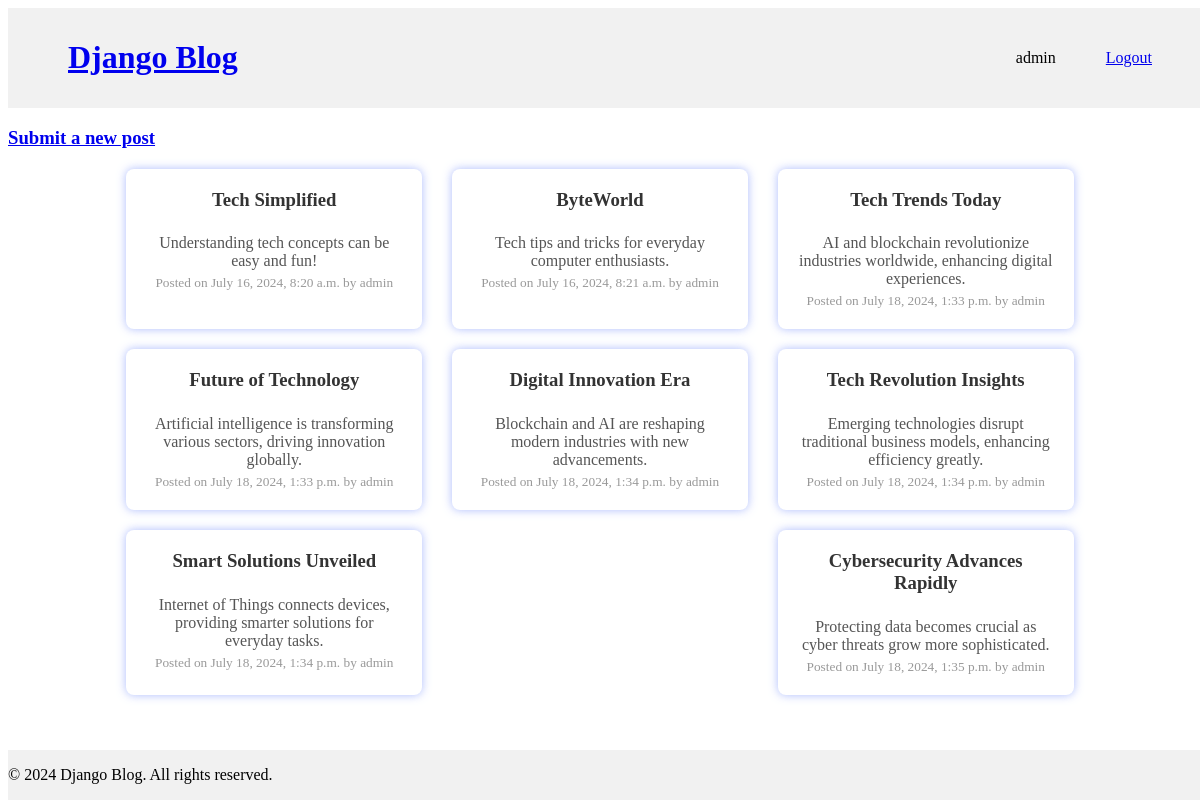
/blogs/ (signed in), run on the app's committed database.
### blogs/models.py (models this page shows, shortened)
class Post(models.Model):
    user = models.ForeignKey(User, on_delete=models.CASCADE)
    title = models.CharField(max_length=100)
    content = models.TextField()
    date_posted = models.DateTimeField(default=timezone.now)

### blogs/views.py (the view)
# urls.py: path("", views.blog, name='blog'),
@login_required
def blog(request):
    form = PostForm(request.POST)
    posts = Post.objects.filter(user=request.user)
    for post in posts:
        post.content = post.content[:100] + '...' if len(post.content) > 100 else post.content
    return render(request, "blogs/blogs.html", {"form": form, "posts": posts})

### blogs/templates/blogs/blogs.html (shortened to what this page needs)
{% load static %}
<!DOCTYPE html>
<html lang="en">
<head>
    <link rel="stylesheet" href="{% static 'blogs/blogs.css' %}">
</head>
<body>
    {% include 'header.html' %}
    <div class="submitPost">
        <h3>
            <a href={% url 'submitPost' %}>Submit a new post </a>
        </h3>
    </div>
    <div class="posts-container">
        {% for post in posts %}
            <div class="post" data-url="{% url 'detailPost' post.pk %}">
                <h3>{{ post.title }}</h3>
                <p>{{ post.content }}</p>
                <small>Posted on {{ post.date_posted }} by {{ post.user.username }}</small>
            </div>
        {% empty %}
            <p class="no-posts">There no is post yet </p>
        {% endfor %}
    </div>
    {% include 'footer.html' %}
</body>
</html>

### templates/header.html (shortened to what this page needs)
<header>
    <div class="left-section">
        <a href="{% url 'home' %}">
            <h1>Django Blog</h1>
        </a>
    </div>
    {% if request.disable_login != True %}
        <div class="right-section">
            {% if user.is_authenticated %}
                <span class="username">{{ user.username }}</span>
                <a href="{% url 'logout' %}">Logout</a>
            {% else %}
                <a href="{% url 'authentication' %}">Login</a>
            {% endif %}
        </div>
    {% endif %}
</header>

### blogs/static/blogs/blogs.css (style rules this page uses)
.posts-container { width: 80%; margin: 20px auto; display: flex; flex-wrap: wrap; gap: 20px; justify-content: space-between; }
.post { cursor: pointer; background-color: #fff; border-radius: 8px; box-shadow: 0 0 10px rgba(153, 171, 253, 0.8); padding: 20px; width: calc(33.33% - 20px); box-sizing: border-box; display: flex; flex-direction: column; align-items: center; text-align: center; }
.post h3 { margin-top: 0; color: #333; }
.post p { margin: 5px 0; color: #555; }
.post small { color: #999; }

### templates/header.html (style rules this page uses)
header { display: flex; justify-content: space-between; align-items: center; padding: 10px; width: 100%; background-color: #f1f1f1; }
.left-section { margin-left: 50px; }
.right-section { display: flex; align-items: center; margin-right: 50px; }
.username { margin-right: 50px; }

### data on the page
Post: title "Tech Simplified", content "Understanding tech concepts can be easy and fun!", date_posted "July 16, 2024, 8:20 a.m.", user.username "admin"
Post: title "ByteWorld", content "Tech tips and tricks for everyday computer enthusiasts.", date_posted "July 16, 2024, 8:21 a.m.", user.username "admin"
Post: title "Tech Trends Today", content "AI and blockchain revolutionize industries worldwide, enhancing digital experiences.", date_posted "July 18, 2024, 1:33 p.m.", user.username "admin"
Post: title "Future of Technology", content "Artificial intelligence is transforming various sectors, driving innovation globally.", date_posted "July 18, 2024, 1:33 p.m.", user.username "admin"
Post: title "Digital Innovation Era", content "Blockchain and AI are reshaping modern industries with new advancements.", date_posted "July 18, 2024, 1:34 p.m.", user.username "admin"
Post: title "Tech Revolution Insights", content "Emerging technologies disrupt traditional business models, enhancing efficiency greatly.", date_posted "July 18, 2024, 1:34 p.m.", user.username "admin"
Post: title "Smart Solutions Unveiled", content "Internet of Things connects devices, providing smarter solutions for everyday tasks.", date_posted "July 18, 2024, 1:34 p.m.", user.username "admin"
Post: title "Cybersecurity Advances Rapidly", content "Protecting data becomes crucial as cyber threats grow more sophisticated.", date_posted "July 18, 2024, 1:35 p.m.", user.username "admin"

### other printed values
{{ user.username }} "admin"
